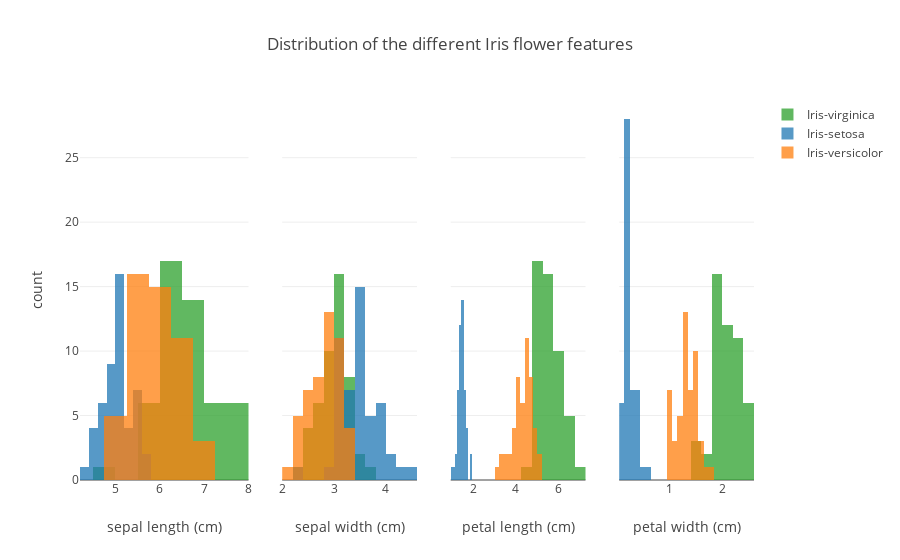

Here is the notebook cell this chart was saved with:
### Code cell
# plotting histograms

traces = []

legend = {0:False, 1:False, 2:False, 3:True}

colors = {'Iris-setosa': 'rgb(31, 119, 180)', 
          'Iris-versicolor': 'rgb(255, 127, 14)', 
          'Iris-virginica': 'rgb(44, 160, 44)'}

for col in range(4):
    for key in colors:
        traces.append(Histogram(x=X[y==key, col], 
                        opacity=0.75,
                        xaxis='x%s' %(col+1),
                        marker=Marker(color=colors[key]),
                        name=key,
                        showlegend=legend[col]))

data = Data(traces)

layout = Layout(barmode='overlay',
                xaxis=XAxis(domain=[0, 0.25], title='sepal length (cm)'),
                xaxis2=XAxis(domain=[0.3, 0.5], title='sepal width (cm)'),
                xaxis3=XAxis(domain=[0.55, 0.75], title='petal length (cm)'),
                xaxis4=XAxis(domain=[0.8, 1], title='petal width (cm)'),
                yaxis=YAxis(title='count'),
                title='Distribution of the different Iris flower features')

fig = Figure(data=data, layout=layout)
iplot(fig)

### Figure 1 — Plotly figure (JSON) as saved in the notebook; plotly's stock layout.template omitted (floating-point values rounded to 4 significant figures)
{"data": [{"marker": {"color": "rgb(44, 160, 44)"}, "name": "Iris-virginica", "opacity": 0.75, "showlegend": false, "type": "histogram", "x": [6.3, 5.8, 7.1, 6.3, 6.5, 7.6, 4.9, 7.3, 6.7, 7.2, 6.5, 6.4, 6.8, 5.7, 5.8, 6.4, 6.5, 7.7, 7.7, 6, 6.9, 5.6, 7.7, 6.3, 6.7, 7.2, 6.2, 6.1, 6.4, 7.2, 7.4, 7.9, 6.4, 6.3, 6.1, 7.7, 6.3, 6.4, 6, 6.9, 6.7, 6.9, 5.8, 6.8, 6.7, 6.7, 6.3, 6.5, 6.2, 5.9], "xaxis": "x1"}, {"marker": {"color": "rgb(31, 119, 180)"}, "name": "Iris-setosa", "opacity": 0.75, "showlegend": false, "type": "histogram", "x": [5.1, 4.9, 4.7, 4.6, 5, 5.4, 4.6, 5, 4.4, 4.9, 5.4, 4.8, 4.8, 4.3, 5.8, 5.7, 5.4, 5.1, 5.7, 5.1, 5.4, 5.1, 4.6, 5.1, 4.8, 5, 5, 5.2, 5.2, 4.7, 4.8, 5.4, 5.2, 5.5, 4.9, 5, 5.5, 4.9, 4.4, 5.1, 5, 4.5, 4.4, 5, 5.1, 4.8, 5.1, 4.6, 5.3, 5], "xaxis": "x1"}, {"marker": {"color": "rgb(255, 127, 14)"}, "name": "Iris-versicolor", "opacity": 0.75, "showlegend": false, "type": "histogram", "x": [7, 6.4, 6.9, 5.5, 6.5, 5.7, 6.3, 4.9, 6.6, 5.2, 5, 5.9, 6, 6.1, 5.6, 6.7, 5.6, 5.8, 6.2, 5.6, 5.9, 6.1, 6.3, 6.1, 6.4, 6.6, 6.8, 6.7, 6, 5.7, 5.5, 5.5, 5.8, 6, 5.4, 6, 6.7, 6.3, 5.6, 5.5, 5.5, 6.1, 5.8, 5, 5.6, 5.7, 5.7, 6.2, 5.1, 5.7], "xaxis": "x1"}, {"marker": {"color": "rgb(44, 160, 44)"}, "name": "Iris-virginica", "opacity": 0.75, "showlegend": false, "type": "histogram", "x": [3.3, 2.7, 3, 2.9, 3, 3, 2.5, 2.9, 2.5, 3.6, 3.2, 2.7, 3, 2.5, 2.8, 3.2, 3, 3.8, 2.6, 2.2, 3.2, 2.8, 2.8, 2.7, 3.3, 3.2, 2.8, 3, 2.8, 3, 2.8, 3.8, 2.8, 2.8, 2.6, 3, 3.4, 3.1, 3, 3.1, 3.1, 3.1, 2.7, 3.2, 3.3, 3, 2.5, 3, 3.4, 3], "xaxis": "x2"}, {"marker": {"color": "rgb(31, 119, 180)"}, "name": "Iris-setosa", "opacity": 0.75, "showlegend": false, "type": "histogram", "x": [3.5, 3, 3.2, 3.1, 3.6, 3.9, 3.4, 3.4, 2.9, 3.1, 3.7, 3.4, 3, 3, 4, 4.4, 3.9, 3.5, 3.8, 3.8, 3.4, 3.7, 3.6, 3.3, 3.4, 3, 3.4, 3.5, 3.4, 3.2, 3.1, 3.4, 4.1, 4.2, 3.1, 3.2, 3.5, 3.1, 3, 3.4, 3.5, 2.3, 3.2, 3.5, 3.8, 3, 3.8, 3.2, 3.7, 3.3], "xaxis": "x2"}, {"marker": {"color": "rgb(255, 127, 14)"}, "name": "Iris-versicolor", "opacity": 0.75, "showlegend": false, "type": "histogram", "x": [3.2, 3.2, 3.1, 2.3, 2.8, 2.8, 3.3, 2.4, 2.9, 2.7, 2, 3, 2.2, 2.9, 2.9, 3.1, 3, 2.7, 2.2, 2.5, 3.2, 2.8, 2.5, 2.8, 2.9, 3, 2.8, 3, 2.9, 2.6, 2.4, 2.4, 2.7, 2.7, 3, 3.4, 3.1, 2.3, 3, 2.5, 2.6, 3, 2.6, 2.3, 2.7, 3, 2.9, 2.9, 2.5, 2.8], "xaxis": "x2"}, {"marker": {"color": "rgb(44, 160, 44)"}, "name": "Iris-virginica", "opacity": 0.75, "showlegend": false, "type": "histogram", "x": [6, 5.1, 5.9, 5.6, 5.8, 6.6, 4.5, 6.3, 5.8, 6.1, 5.1, 5.3, 5.5, 5, 5.1, 5.3, 5.5, 6.7, 6.9, 5, 5.7, 4.9, 6.7, 4.9, 5.7, 6, 4.8, 4.9, 5.6, 5.8, 6.1, 6.4, 5.6, 5.1, 5.6, 6.1, 5.6, 5.5, 4.8, 5.4, 5.6, 5.1, 5.1, 5.9, 5.7, 5.2, 5, 5.2, 5.4, 5.1], "xaxis": "x3"}, {"marker": {"color": "rgb(31, 119, 180)"}, "name": "Iris-setosa", "opacity": 0.75, "showlegend": false, "type": "histogram", "x": [1.4, 1.4, 1.3, 1.5, 1.4, 1.7, 1.4, 1.5, 1.4, 1.5, 1.5, 1.6, 1.4, 1.1, 1.2, 1.5, 1.3, 1.4, 1.7, 1.5, 1.7, 1.5, 1, 1.7, 1.9, 1.6, 1.6, 1.5, 1.4, 1.6, 1.6, 1.5, 1.5, 1.4, 1.5, 1.2, 1.3, 1.5, 1.3, 1.5, 1.3, 1.3, 1.3, 1.6, 1.9, 1.4, 1.6, 1.4, 1.5, 1.4], "xaxis": "x3"}, {"marker": {"color": "rgb(255, 127, 14)"}, "name": "Iris-versicolor", "opacity": 0.75, "showlegend": false, "type": "histogram", "x": [4.7, 4.5, 4.9, 4, 4.6, 4.5, 4.7, 3.3, 4.6, 3.9, 3.5, 4.2, 4, 4.7, 3.6, 4.4, 4.5, 4.1, 4.5, 3.9, 4.8, 4, 4.9, 4.7, 4.3, 4.4, 4.8, 5, 4.5, 3.5, 3.8, 3.7, 3.9, 5.1, 4.5, 4.5, 4.7, 4.4, 4.1, 4, 4.4, 4.6, 4, 3.3, 4.2, 4.2, 4.2, 4.3, 3, 4.1], "xaxis": "x3"}, {"marker": {"color": "rgb(44, 160, 44)"}, "name": "Iris-virginica", "opacity": 0.75, "showlegend": true, "type": "histogram", "x": [2.5, 1.9, 2.1, 1.8, 2.2, 2.1, 1.7, 1.8, 1.8, 2.5, 2, 1.9, 2.1, 2, 2.4, 2.3, 1.8, 2.2, 2.3, 1.5, 2.3, 2, 2, 1.8, 2.1, 1.8, 1.8, 1.8, 2.1, 1.6, 1.9, 2, 2.2, 1.5, 1.4, 2.3, 2.4, 1.8, 1.8, 2.1, 2.4, 2.3, 1.9, 2.3, 2.5, 2.3, 1.9, 2, 2.3, 1.8], "xaxis": "x4"}, {"marker": {"color": "rgb(31, 119, 180)"}, "name": "Iris-setosa", "opacity": 0.75, "showlegend": true, "type": "histogram", "x": [0.2, 0.2, 0.2, 0.2, 0.2, 0.4, 0.3, 0.2, 0.2, 0.1, 0.2, 0.2, 0.1, 0.1, 0.2, 0.4, 0.4, 0.3, 0.3, 0.3, 0.2, 0.4, 0.2, 0.5, 0.2, 0.2, 0.4, 0.2, 0.2, 0.2, 0.2, 0.4, 0.1, 0.2, 0.1, 0.2, 0.2, 0.1, 0.2, 0.2, 0.3, 0.3, 0.2, 0.6, 0.4, 0.3, 0.2, 0.2, 0.2, 0.2], "xaxis": "x4"}, {"marker": {"color": "rgb(255, 127, 14)"}, "name": "Iris-versicolor", "opacity": 0.75, "showlegend": true, "type": "histogram", "x": [1.4, 1.5, 1.5, 1.3, 1.5, 1.3, 1.6, 1, 1.3, 1.4, 1, 1.5, 1, 1.4, 1.3, 1.4, 1.5, 1, 1.5, 1.1, 1.8, 1.3, 1.5, 1.2, 1.3, 1.4, 1.4, 1.7, 1.5, 1, 1.1, 1, 1.2, 1.6, 1.5, 1.6, 1.5, 1.3, 1.3, 1.3, 1.2, 1.4, 1.2, 1, 1.3, 1.2, 1.3, 1.3, 1.1, 1.3], "xaxis": "x4"}], "layout": {"barmode": "overlay", "title": "Distribution of the different Iris flower features", "xaxis": {"domain": [0, 0.25], "title": "sepal length (cm)"}, "xaxis2": {"domain": [0.3, 0.5], "title": "sepal width (cm)"}, "xaxis3": {"domain": [0.55, 0.75], "title": "petal length (cm)"}, "xaxis4": {"domain": [0.8, 1], "title": "petal width (cm)"}, "yaxis": {"title": "count"}}}
